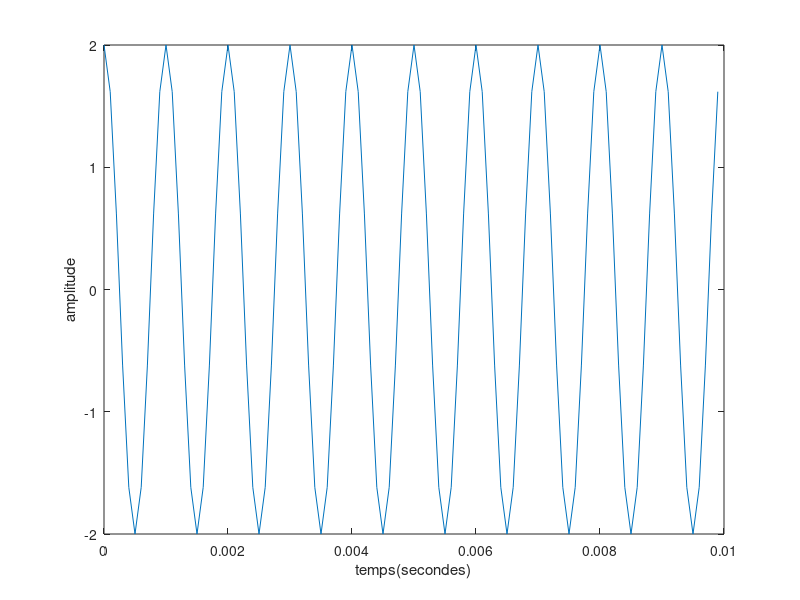
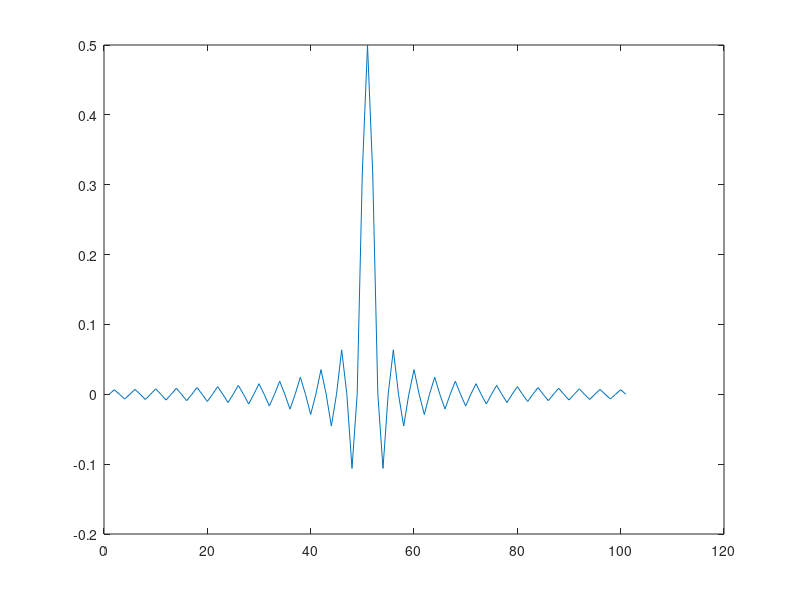
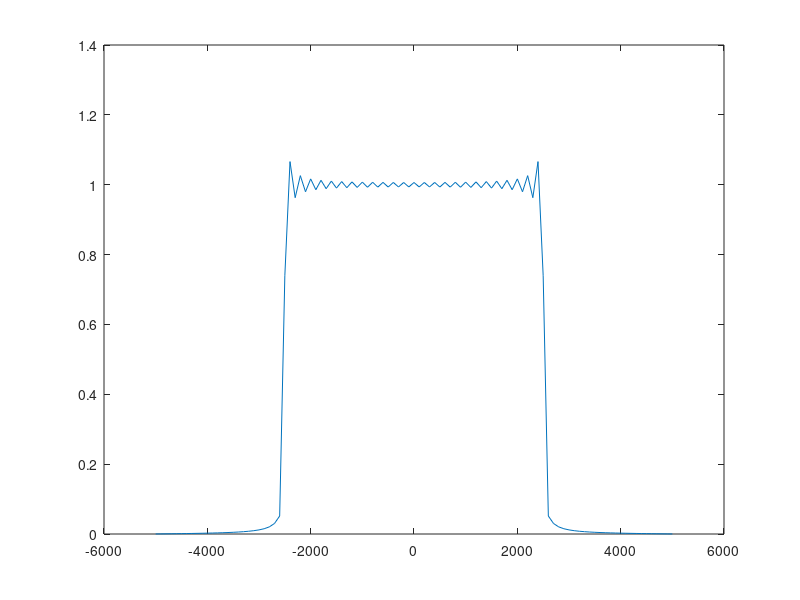
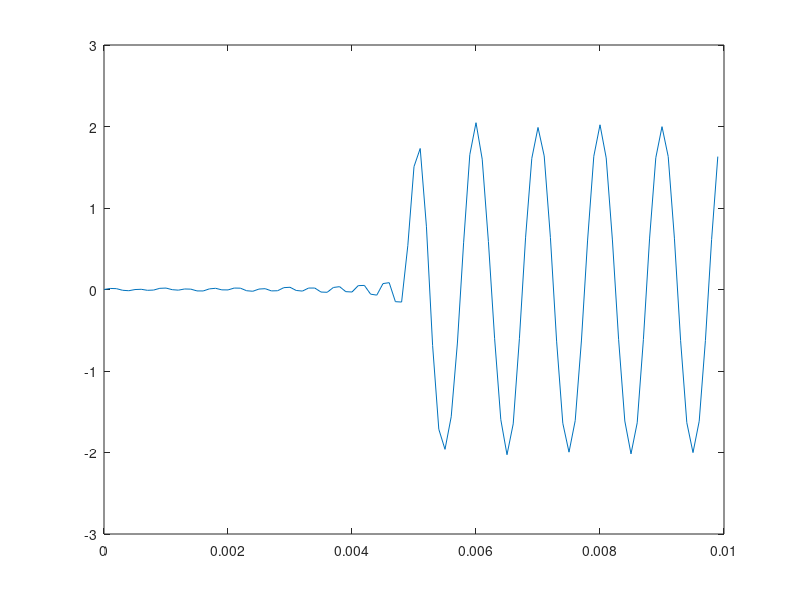

Write MATLAB code to recreate these figures, in order.
N = 100;
f1 = 1000;
f2 = 3000;
Fe = 10000;
Te = 1/Fe ;
indice = [0:Te:(N-1)*Te];
x = cos(2*pi*f1*indice) + cos(2*pi*f1*indice);

figure
plot(indice,x)
xlabel('temps(secondes)')
ylabel('amplitude')

f = [0:Fe/N:Fe-1];
Fc =2500;
T = Fc/Fe;
F1 =-50:50;
F2 = -30:30;

h = 2*T*sinc(2*T*F1);
figure;
plot(h);
H = fft(h);
Y = fftshift(H);
figure;
plot(linspace(-Fe/2,Fe/2,length(H)),abs(Y));
F_x = filter(h,1,x);
figure;
plot(indice,F_x);


